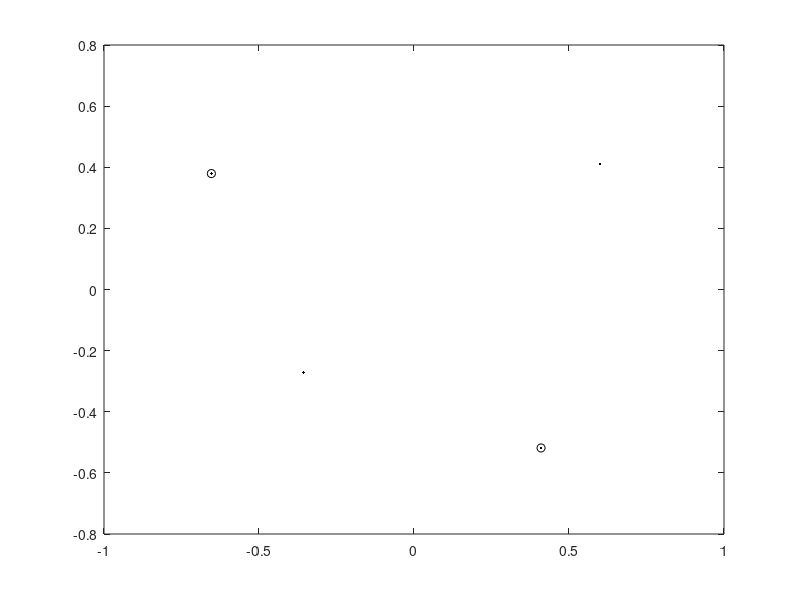
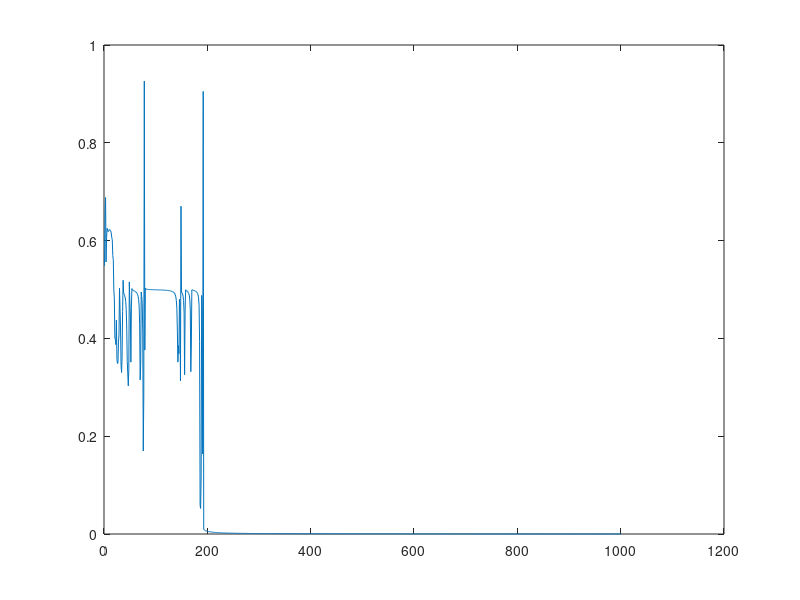

MATLAB code for these plots, in order:
% 070626 gabriel@pads.ufrj.br (2D)

close all; clear all;

% [A] Data

C = [0 0 1 1 ; 0 1 0 1];
rand('state',0)
X = []; P = 1;
for k = 1:size(C,2), 
    X = [X 0.7*rand(2,P)+repmat(C(:,k),1,P)]; 
end;
X = X - repmat(mean(X,2),1,size(X,2));
plot(X(1,:),X(2,:),'k.');
t = []; T = [1 -1 -1 1]; 
for k = 1:size(C,2), 
    t = [t repmat(T(k),1,P)]; 
end;

% [A1] Randomize Data Order

randn('state',0);
X = [X ; t ; randn(1,size(X,2))]';
X = sortrows(X,4)';
t = X(3,:); X = X(1:2,:);

% [B] Network Init

% [B1] Parameters

K = 2; % Number of Layers
eta = 1; % Learning Rate Initial Value
Delta = 1e-6; % Stop Criterion
N = size(X,2); % Number of Input Vectors
E = 4*P; % Number of Feed-Forward Iterations per Epoch
alpha = 0.99; % Learning Rate Decay Factor

eta = 0.7;
alpha = 1;

% [B2] Layers

L(1).W = rand(2,2)-0.5;
L(1).b = rand(2,1)-0.5;
L(2).W = rand(1,2)-0.5;
L(2).b = rand(1,1)-0.5;

% [C] Batch Error Backpropagation Training

n=1; i=1; fim=0;
while not(fim),

    for k=1:K,
        L(k).db = zeros(size(L(k).b));
        L(k).dW = zeros(size(L(k).W));
    end;
    J(i) = 0;
    for ep=1:E,

        % [C1] Feed-Forward
        
        L(1).x = X(:,n);
        for k = 1:K,
            L(k).u = L(k).W*L(k).x + L(k).b;
            L(k).o = tanh(L(k).u);
            L(k+1).x = L(k).o;
        end;
        e = t(n) - L(K).o;
        J(i) = J(i) + (e'*e)/2;

        % [C2] Error Backpropagation

        L(K+1).alpha = e; L(K+1).W = eye(length(e));
        for k = fliplr(1:K),
            L(k).M = eye(length(L(k).o)) - diag(L(k).o)^2;
            L(k).alpha = L(k).M*L(k+1).W'*L(k+1).alpha;
            L(k).db = L(k).db + L(k).alpha;
            L(k).dW = L(k).dW + kron(L(k).x',L(k).alpha);
        end;
        n = n+1; if n>N, n=1; end;

    end;

    % [C3] Updates

    for k = 1:K,
        L(k).b = L(k).b + eta*L(k).db;
        L(k).W = L(k).W + eta*L(k).dW;
    end;
    J(i) = J(i)/E;

    % [C4] Stop criterion

    if (i>1),
        if (abs(J(i)-J(i-1))/J(i) < Delta)|(i>1000),
            fim = 1;
        end;
    end;
    if not(fim)
        i = i+1; if n>N, n=1; end; eta = eta*alpha;
    end;

end;

% [D] Test

hold on;
for n = 1:size(X,2),
    L(1).x = X(:,n);
    for k = 1:K,
        L(k).u = L(k).W*L(k).x + L(k).b;
        L(k).o = tanh(L(k).u);
        L(k+1).x = L(k).o;
    end;
    if L(K).o < 0, plot(X(1,n),X(2,n),'ko'); end;    
end;
figure; plot(J);